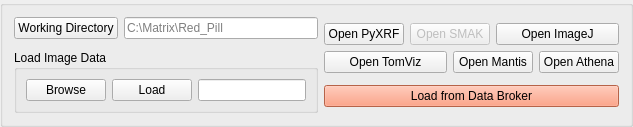
     <widget class="QGroupBox" name="groupBox">
      <property name="sizePolicy">
       <sizepolicy hsizetype="Minimum" vsizetype="Preferred">
        <horstretch>0</horstretch>
        <verstretch>0</verstretch>
       </sizepolicy>
      </property>
      <property name="styleSheet">
       <string notr="true">font: 12pt &quot;MS Shell Dlg 2&quot;;</string>
      </property>
      <property name="title">
       <string/>
      </property>
      <layout class="QGridLayout" name="gridLayout_20">
       <item row="0" column="0">
        <layout class="QGridLayout" name="gridLayout_8">
         <item row="0" column="0">
          <layout class="QHBoxLayout" name="horizontalLayout">
           <property name="bottomMargin">
            <number>5</number>
           </property>
           <item>
            <widget class="QPushButton" name="pb_wd">
             <property name="sizePolicy">
              <sizepolicy hsizetype="Preferred" vsizetype="Preferred">
               <horstretch>0</horstretch>
               <verstretch>0</verstretch>
              </sizepolicy>
             </property>
             <property name="text">
              <string>Working Directory</string>
             </property>
            </widget>
           </item>
           <item>
            <widget class="QLineEdit" name="le_wd">
             <property name="sizePolicy">
              <sizepolicy hsizetype="Expanding" vsizetype="Fixed">
               <horstretch>0</horstretch>
               <verstretch>0</verstretch>
              </sizepolicy>
             </property>
             <property name="styleSheet">
              <string notr="true">font: 10pt &quot;MS Shell Dlg 2&quot;;</string>
             </property>
             <property name="placeholderText">
              <string>C:\Matrix\Red_Pill</string>
             </property>
            </widget>
           </item>
          </layout>
         </item>
         <item row="1" column="0">
          <widget class="QGroupBox" name="groupBox_5">
           <property name="title">
            <string>Load Image Data</string>
           </property>
           <layout class="QGridLayout" name="gridLayout_12">
            <item row="0" column="0">
             <layout class="QGridLayout" name="gridLayout_10">
              <item row="0" column="3">
               <widget class="QLineEdit" name="le_datafile">
                <property name="sizePolicy">
                 <sizepolicy hsizetype="Expanding" vsizetype="Fixed">
                  <horstretch>0</horstretch>
                  <verstretch>0</verstretch>
                 </sizepolicy>
                </property>
                <property name="styleSheet">
                 <string notr="true">font: 8pt &quot;MS Shell Dlg 2&quot;;</string>
                </property>
                <property name="text">
                 <string/>
                </property>
               </widget>
              </item>
              <item row="0" column="1">
               <widget class="QPushButton" name="pb_load">
                <property name="sizePolicy">
                 <sizepolicy hsizetype="Minimum" vsizetype="Fixed">
                  <horstretch>0</horstretch>
                  <verstretch>0</verstretch>
                 </sizepolicy>
                </property>
                <property name="styleSheet">
                 <string notr="true">
font: 12pt &quot;MS Shell Dlg 2&quot;;</string>
                </property>
                <property name="text">
                 <string>Load</string>
                </property>
               </widget>
              </item>
              <item row="0" column="0">
               <widget class="QPushButton" name="pb_browse_hdf">
                <property name="text">
                 <string>Browse</string>
                </property>
               </widget>
              </item>
             </layout>
            </item>
           </layout>
          </widget>
         </item>
        </layout>
       </item>
       <item row="0" column="1">
        <layout class="QGridLayout" name="gridLayout_6">
         <item row="0" column="0">
          <layout class="QGridLayout" name="gridLayout_5">
           <item row="0" column="0">
            <widget class="QPushButton" name="pb_open_pyxrf">
             <property name="text">
              <string>Open PyXRF</string>
             </property>
            </widget>
           </item>
           <item row="0" column="1" colspan="2">
            <widget class="QPushButton" name="pb_open_smak">
             <property name="enabled">
              <bool>false</bool>
             </property>
             <property name="styleSheet">
              <string notr="true"/>
             </property>
             <property name="text">
              <string>Open SMAK</string>
             </property>
            </widget>
           </item>
           <item row="0" column="3" colspan="2">
            <widget class="QPushButton" name="pb_open_imagej">
             <property name="text">
              <string>Open ImageJ</string>
             </property>
            </widget>
           </item>
           <item row="1" column="0" colspan="2">
            <widget class="QPushButton" name="pb_open_tomviz">
             <property name="text">
              <string>Open TomViz</string>
             </property>
            </widget>
           </item>
           <item row="1" column="2" colspan="2">
            <widget class="QPushButton" name="pb_open_mantis">
             <property name="text">
              <string>Open Mantis</string>
             </property>
            </widget>
           </item>
           <item row="1" column="4">
            <widget class="QPushButton" name="pb_open_athena">
             <property name="text">
              <string>Open Athena</string>
             </property>
            </widget>
           </item>
          </layout>
         </item>
         <item row="1" column="0">
          <widget class="QPushButton" name="pb_lauch_db">
           <property name="styleSheet">
            <string notr="true">background-color: rgb(255, 138, 102);</string>
           </property>
           <property name="text">
            <string>Load from Data Broker</string>
           </property>
          </widget>
         </item>
        </layout>
       </item>
      </layout>
     </widget>
